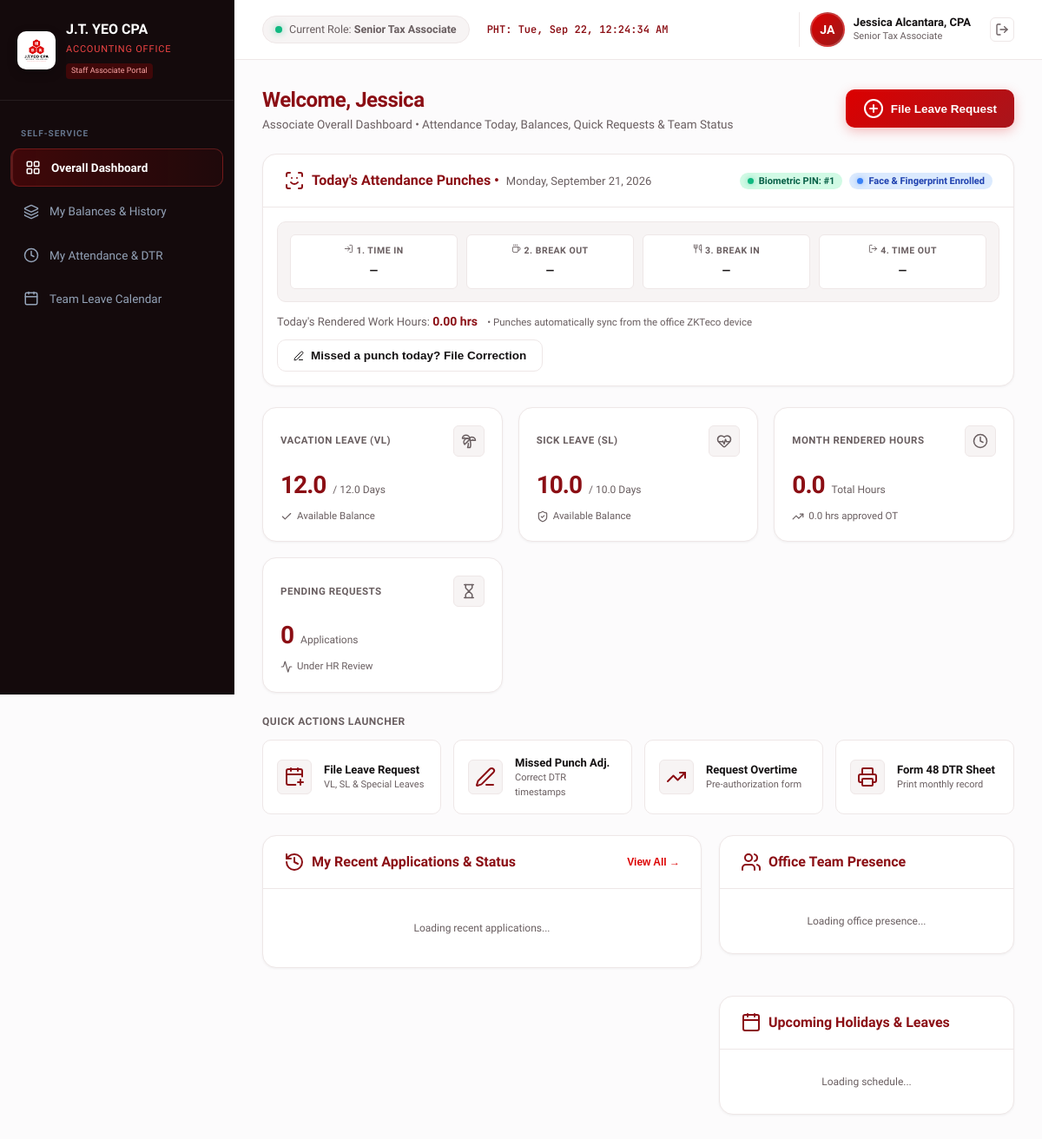
Page /staff_dashboard.php (signed in) on the earlier database version.
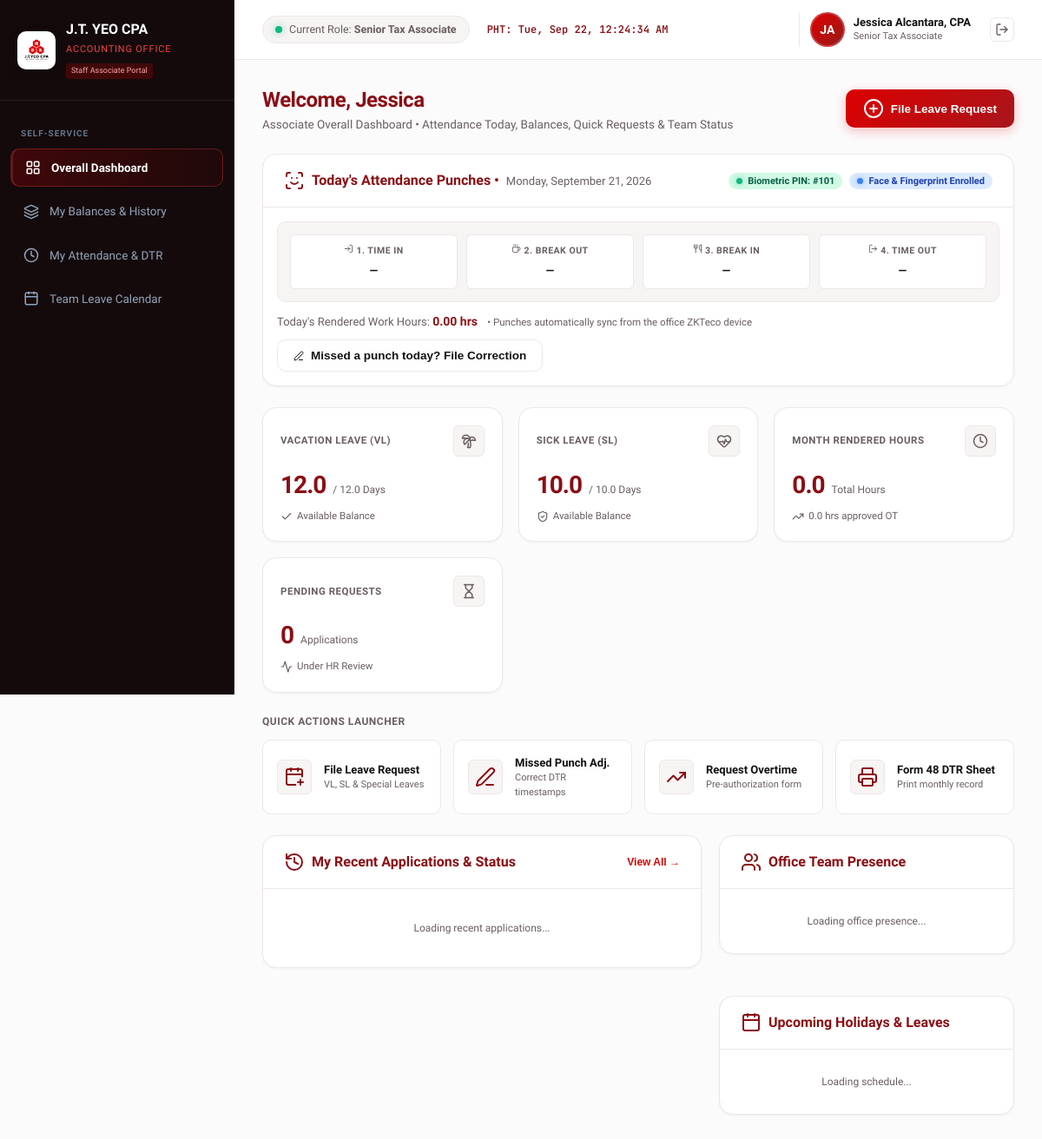
Same page on the later database version.
### tables this page shows
CREATE TABLE leave_balances (
            id INTEGER PRIMARY KEY AUTOINCREMENT,
            user_id INTEGER NOT NULL,
            sil_balance REAL DEFAULT 5.0, -- DOLE 5-day Service Incentive Leave
            vl_balance REAL DEFAULT 12.0, -- Vacation Leave
            sl_balance REAL DEFAULT 10.0, -- Sick Leave
            solo_parent_balance REAL DEFAULT 7.0,
            updated_at DATETIME DEFAULT CURRENT_TIMESTAMP, emergency_balance REAL DEFAULT 5.0, bereavement_balance REAL DEFAULT 3.0, maternity_balance REAL DEFAULT 105.0, paternity_balance REAL DEFAULT 7.0, special_women_balance REAL DEFAULT 60.0,
            FOREIGN KEY (user_id) REFERENCES users(id) ON DELETE CASCADE
        );

### auth.php (called while the page is built, shortened)
<?php
require_once __DIR__ . '/config/db.php';
function getCurrentUser() {
    global $pdo;
    $stmt = $pdo->prepare("
        SELECT u.*, b.vl_balance, b.sl_balance, b.emergency_balance, b.bereavement_balance,
               b.solo_parent_balance, b.maternity_balance, b.paternity_balance, b.special_women_balance
        FROM users u
        LEFT JOIN leave_balances b ON u.id = b.user_id
        WHERE u.id = ?
    ");
    $stmt->execute([$_SESSION['user_id']]);
    $user = $stmt->fetch();
    return $user;
}

### staff_dashboard.php (the view, shortened to what the rows shown need)
<?php
require_once __DIR__ . '/auth.php';
$user = getCurrentUser();
$stmt = $pdo->prepare("SELECT * FROM leave_balances WHERE user_id = ?");
$stmt->execute([$user['id']]);
$balances = $stmt->fetch() ?: [];
$vlBalance = (float)($balances['vl_balance'] ?? 12.0);
$slBalance = (float)($balances['sl_balance'] ?? 10.0);
$userAllocStmt = $pdo->prepare("SELECT leave_type_code, allocated_days, remaining_days FROM user_leave_allocations WHERE user_id = ?");
$userAllocStmt->execute([$user['id']]);
$userAllocDetails = [];
foreach ($userAllocStmt->fetchAll(PDO::FETCH_ASSOC) as $row) {
    $userAllocDetails[$row['leave_type_code']] = $row;
}
$vlAlloc = isset($userAllocDetails['VL']) ? (float)$userAllocDetails['VL']['allocated_days'] : 12.0;
$slAlloc = isset($userAllocDetails['SL']) ? (float)$userAllocDetails['SL']['allocated_days'] : 10.0;
if (isset($userAllocDetails['VL'])) $vlBalance = (float)$userAllocDetails['VL']['remaining_days'];
if (isset($userAllocDetails['SL'])) $slBalance = (float)$userAllocDetails['SL']['remaining_days'];
?>
<!DOCTYPE html>
<html lang="en">
<head>
  <link rel="stylesheet" href="style.css?v=<?= filemtime(__DIR__ . '/style.css') ?>">
  <link href="https://cdn.jsdelivr.net/npm/fullcalendar@5.11.3/main.min.css" rel="stylesheet">
</head>
<body>
  <div class="app-container">
    <aside class="sidebar no-print">
      <div class="brand-section">
        <div class="brand-info">
          <h2>J.T. YEO CPA</h2>
        </div>
      </div>
    </aside>
    <main class="main-wrapper">
      <div class="content-area">
        <div id="tab-overall" class="tab-pane active" style="display:block;">
          <div class="page-header">
            <div class="page-title">
              <h1>Welcome, <?= htmlspecialchars(explode(' ', $user['name'])[0]) ?></h1>
            </div>
          </div>
          <div class="kpi-grid" style="margin-bottom: 24px;">
            <div class="kpi-card">
              <div class="kpi-value-row">
                <span class="kpi-value"><?= number_format($vlBalance, 1) ?></span>
                <span class="kpi-sub">/ <?= number_format($vlAlloc, 1) ?> Days</span>
              </div>
            </div>
            <div class="kpi-card">
              <div class="kpi-value-row">
                <span class="kpi-value"><?= number_format($slBalance, 1) ?></span>
                <span class="kpi-sub">/ <?= number_format($slAlloc, 1) ?> Days</span>
              </div>
            </div>
          </div>
        </div>
      </div>
    </main>
  </div>
</body>
</html>

Differences in the rows shown:
no longer on this page (row edited): leave_balances: vl_balance "12.0", sl_balance "10.0"
Other differences:
$user['biometric_pin'] ?: $user['id']: "1" → "101"
$vlBalance: (not shown) → "12.0"
$slBalance: (not shown) → "10.0"
